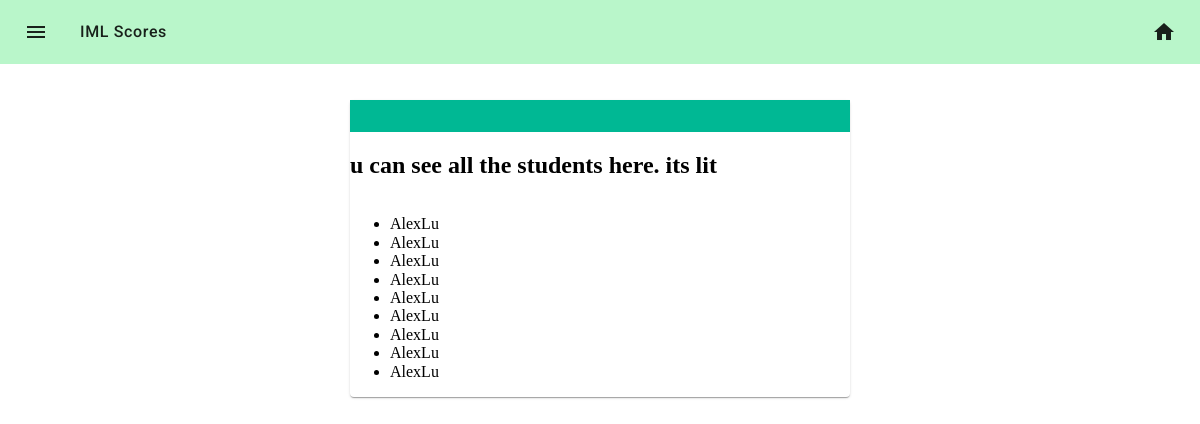
Page /students/show_students on the earlier database version.
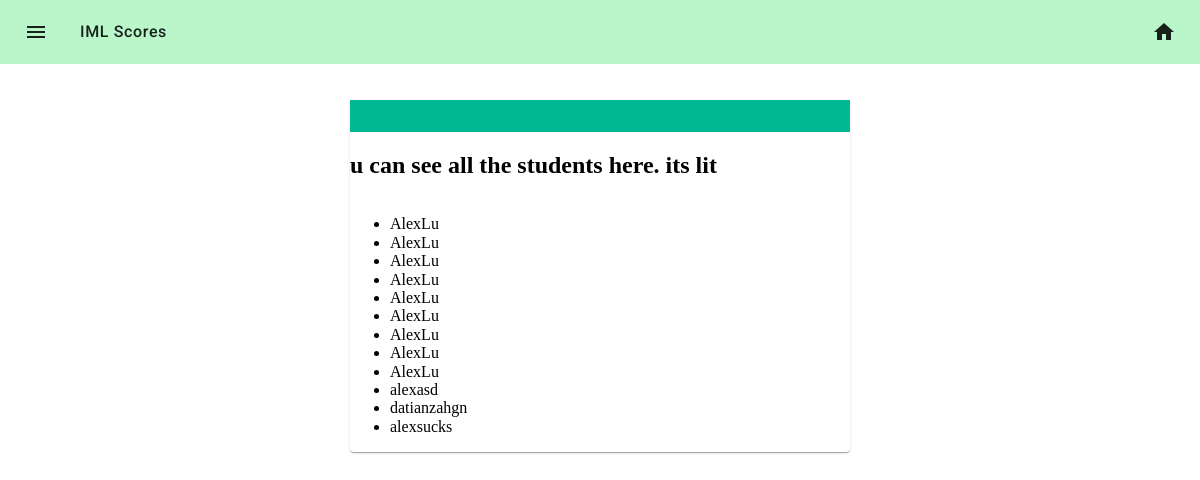
Same page on the later database version.
### iml/models.py (models this page shows, shortened)
class Student(db.Model):
    __tablename__ = 'students'
    id = db.Column(db.Integer, primary_key=True)
    first = db.Column(db.String(32), nullable=False)
    last = db.Column(db.String(32), nullable=False)
    username = db.Column(db.String(32), nullable=False)
    school_id = db.Column(db.Integer, db.ForeignKey('schools.id'),nullable=False)
    school = db.relationship('School', back_populates='students')
    scores = db.relationship('Score', back_populates='student')

### iml/core/students/controllers.py (the view)
@students.route('/show_students', methods = ["GET"])
def show_students():
	allStudents = Student.query.all()
	return render_custom_template("core/students/show_students.html", allStudents = allStudents)

### iml/util/__init__.py (called while the page is built)
def render_custom_template(*args, **kwargs):
    status = IS_NOT_LOGGED_IN
    user = None
    userdata = session.get("userdata")
    if session.get("userdata"):
        user = get_user(session["userdata"]["id"])
        status = session["status"]
    if "status" not in kwargs:
        kwargs["status"] = status
    if "user" not in kwargs:
        kwargs["user"] = user
    if "userdata" not in kwargs:
        kwargs["userdata"] = userdata
    return flask.render_template(*args, **kwargs)

### iml/templates/core/students/show_students.html (shortened to what this page needs)
{% extends "_base.html" %}
{% from "macros/_renderfield.html" import render_field %}
{% block content %}
<div class="mdc-card" style="width:500px; margin-left: calc(50% - 250px);">
    <div style="width:100%;height:32px;background-color:#00b894;opacity: 1.0;"></div>
    <h2> u can see all the students here. its lit </h2>
	<ul>
		{% for student in allStudents %}
		<li>{{student.first}}{{student.last}}</li>
		{% endfor%}
	</ul>
</div>
{% endblock %}

### iml/templates/_base.html (shortened to what this page needs)
<!DOCTYPE HTML>
<html>
    <head>
        <link rel="stylesheet" type="text/css" href="{{url_for('static', filename= 'vendor/mdc.css')}}">
        <link rel="stylesheet" type="text/css" href="{{url_for('static', filename= 'vendor/normalize.css')}}">
        <link rel="stylesheet" type="text/css" href="{{url_for('static', filename= 'vendor/mdc-table.css')}}">
        <link rel="stylesheet" type="text/css" href="{{url_for('static', filename= 'css/mdc-theme.css')}}">
        <link rel="stylesheet" type="text/css" href="{{url_for('static', filename= 'css/forms.css')}}">
        <link rel="stylesheet" type="text/css" href="{{url_for('static', filename= 'css/everything.css')}}">
    </head>
    <body>
        {% block navbar %}
        <header class="mdc-top-app-bar secondary-nav" id="app-bar">
            <div class="mdc-top-app-bar__row secondary-nav">
                <section class="mdc-top-app-bar__section mdc-top-app-bar__section--align-start">
                    <a href="#" class="material-icons mdc-top-app-bar__navigation-icon" style="color:rgba(0,0,0,.87)!important">menu</a>
                    <span class="mdc-top-app-bar__title">IML Scores</span>
                </section>
                <section class="mdc-top-app-bar__section mdc-top-app-bar__section--align-end" role="toolbar">
                    <a href="/" class="material-icons mdc-top-app-bar__action-item " aria-label="Download" alt="Download" style="color:rgba(0,0,0,.87)!important">home</a>
                </section>
            </div>
        </header>
        {% endblock navbar %}
    <main>
        <div style="padding-top:100px"></div>
        <div>
            {% block content %}
            {% endblock content%}
        </div>
    </main>
    </body>
</html>

### iml/static/css/mdc-theme.css (style rules this page uses)
.mdc-top-app-bar__title { font-size: 1rem; letter-spacing: 0.04em; }
html, body { height: 100%; }

Differences in the rows shown:
added Student: first "alex", last "asd"
added Student: first "datian", last "zahgn"
added Student: first "alex", last "sucks"
